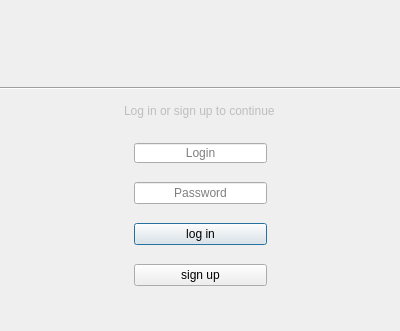
<?xml version="1.0" encoding="UTF-8"?>
<ui version="4.0">
 <class>Dialog</class>
 <widget class="QDialog" name="Dialog">
  <property name="enabled">
   <bool>true</bool>
  </property>
  <property name="geometry">
   <rect>
    <x>0</x>
    <y>0</y>
    <width>400</width>
    <height>331</height>
   </rect>
  </property>
  <property name="windowTitle">
   <string>Dialog</string>
  </property>
  <widget class="QLabel" name="label">
   <property name="geometry">
    <rect>
     <x>0</x>
     <y>0</y>
     <width>90</width>
     <height>90</height>
    </rect>
   </property>
   <property name="text">
    <string/>
   </property>
   <property name="pixmap">
    <pixmap resource="resources.qrc">:/icons/icons/icon_of_app_1.png</pixmap>
   </property>
   <property name="scaledContents">
    <bool>true</bool>
   </property>
  </widget>
  <widget class="QWidget" name="verticalLayoutWidget">
   <property name="geometry">
    <rect>
     <x>0</x>
     <y>130</y>
     <width>401</width>
     <height>171</height>
    </rect>
   </property>
   <layout class="QGridLayout" name="gridLayout">
    <item row="1" column="1">
     <widget class="QLineEdit" name="usernameLineEdit">
      <property name="enabled">
       <bool>true</bool>
      </property>
      <property name="sizePolicy">
       <sizepolicy hsizetype="Fixed" vsizetype="Fixed">
        <horstretch>0</horstretch>
        <verstretch>0</verstretch>
       </sizepolicy>
      </property>
      <property name="maximumSize">
       <size>
        <width>200</width>
        <height>20</height>
       </size>
      </property>
      <property name="mouseTracking">
       <bool>true</bool>
      </property>
      <property name="focusPolicy">
       <enum>Qt::ClickFocus</enum>
      </property>
      <property name="inputMethodHints">
       <set>Qt::ImhHiddenText|Qt::ImhNoAutoUppercase|Qt::ImhNoPredictiveText|Qt::ImhSensitiveData</set>
      </property>
      <property name="frame">
       <bool>true</bool>
      </property>
      <property name="alignment">
       <set>Qt::AlignCenter</set>
      </property>
      <property name="placeholderText">
       <string>Login</string>
      </property>
      <property name="clearButtonEnabled">
       <bool>false</bool>
      </property>
     </widget>
    </item>
    <item row="4" column="1">
     <widget class="QPushButton" name="pushButton_2">
      <property name="text">
       <string>sign up</string>
      </property>
      <property name="autoDefault">
       <bool>false</bool>
      </property>
      <property name="default">
       <bool>false</bool>
      </property>
     </widget>
    </item>
    <item row="1" column="0">
     <spacer name="horizontalSpacer">
      <property name="orientation">
       <enum>Qt::Horizontal</enum>
      </property>
      <property name="sizeHint" stdset="0">
       <size>
        <width>40</width>
        <height>20</height>
       </size>
      </property>
     </spacer>
    </item>
    <item row="3" column="1">
     <widget class="QPushButton" name="loginButton">
      <property name="sizePolicy">
       <sizepolicy hsizetype="Ignored" vsizetype="Fixed">
        <horstretch>0</horstretch>
        <verstretch>0</verstretch>
       </sizepolicy>
      </property>
      <property name="text">
       <string>log in</string>
      </property>
      <property name="autoDefault">
       <bool>false</bool>
      </property>
      <property name="default">
       <bool>true</bool>
      </property>
     </widget>
    </item>
    <item row="2" column="1">
     <widget class="QLineEdit" name="passwordLineEdit">
      <property name="enabled">
       <bool>true</bool>
      </property>
      <property name="focusPolicy">
       <enum>Qt::ClickFocus</enum>
      </property>
      <property name="styleSheet">
       <string notr="true"/>
      </property>
      <property name="echoMode">
       <enum>QLineEdit::Password</enum>
      </property>
      <property name="alignment">
       <set>Qt::AlignCenter</set>
      </property>
      <property name="placeholderText">
       <string>Password</string>
      </property>
     </widget>
    </item>
    <item row="1" column="2">
     <spacer name="horizontalSpacer_2">
      <property name="orientation">
       <enum>Qt::Horizontal</enum>
      </property>
      <property name="sizeHint" stdset="0">
       <size>
        <width>40</width>
        <height>20</height>
       </size>
      </property>
     </spacer>
    </item>
   </layout>
  </widget>
  <widget class="Line" name="line">
   <property name="geometry">
    <rect>
     <x>0</x>
     <y>80</y>
     <width>401</width>
     <height>16</height>
    </rect>
   </property>
   <property name="orientation">
    <enum>Qt::Horizontal</enum>
   </property>
  </widget>
  <widget class="QLineEdit" name="lineEdit">
   <property name="enabled">
    <bool>false</bool>
   </property>
   <property name="geometry">
    <rect>
     <x>110</x>
     <y>100</y>
     <width>181</width>
     <height>21</height>
    </rect>
   </property>
   <property name="text">
    <string>Log in or sign up to continue</string>
   </property>
   <property name="frame">
    <bool>false</bool>
   </property>
   <property name="alignment">
    <set>Qt::AlignCenter</set>
   </property>
   <property name="clearButtonEnabled">
    <bool>false</bool>
   </property>
  </widget>
 </widget>
 <resources>
  <include location="resources.qrc"/>
 </resources>
 <connections/>
</ui>
